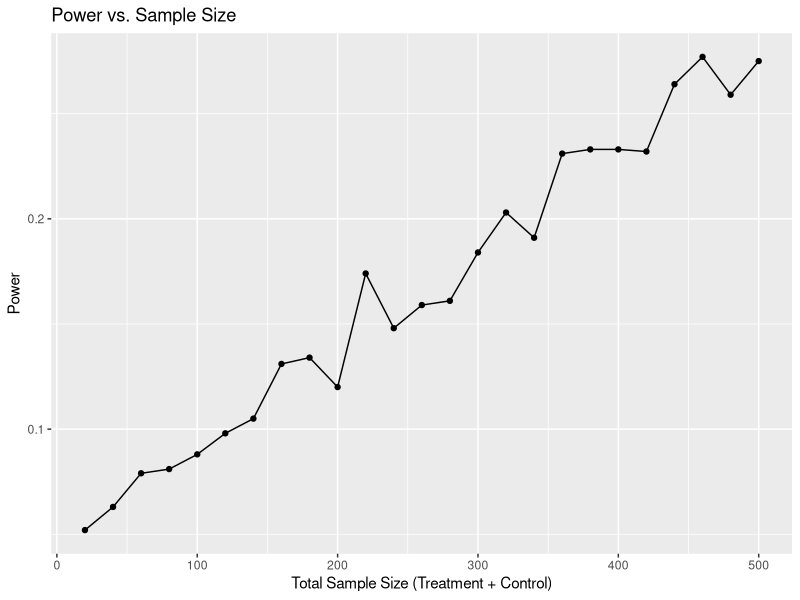

Write the R code that produced this figure.
library(data.table)
library(ggplot2)

set.seed(1234)

# start off by making a data frame with control and treatment data
# columns: focus_of_attention, 

df <- data.table(id = 1:300)

df[ , ':='(
  y0 = rnorm(.N, mean = 96, sd = 45),
  tau_external = rnorm(.N, mean = 15)
)]

df[ , focus_of_attention := sample(c('internal', 'external'), 
                               size = .N, replace = TRUE)]

df[focus_of_attention == 'internal', Y := y0]
df[focus_of_attention == 'external', Y := y0 + tau_external]

# df[ , .(group_mean = mean(Y)), keyby = .(focus_of_attention)]

samples <- seq(20, 500, by = 20)

length_original <- length(df$Y)

data <- data.frame(
  sample_size = numeric(length(samples)),
  power = numeric(length(samples))
)

for (i in seq_along(samples)){
  group_size <- (samples[i] / 2) 
  data$sample_size[i] <- group_size * 2
  
  sim_p_values <- replicate(1000, {
    sample_treat   <- sample(df[df$focus_of_attention == 'external']$Y, 
                             size = group_size, 
                             replace = TRUE)
    sample_control <- sample(df[df$focus_of_attention == 'internal']$Y, 
                             size = group_size, 
                             replace = TRUE)
    
    t_test_sim <- t.test(sample_treat, sample_control)
    
    return(t_test_sim$p.value)
  })
  
  data$power[i] <- mean(sim_p_values < 0.05)
  
}

ggplot(data, aes(x = sample_size, y = power)) +
  geom_line() +
  geom_point() +
  labs(
    title = "Power vs. Sample Size",
    x = "Total Sample Size (Treatment + Control)",
    y = "Power"
  )
